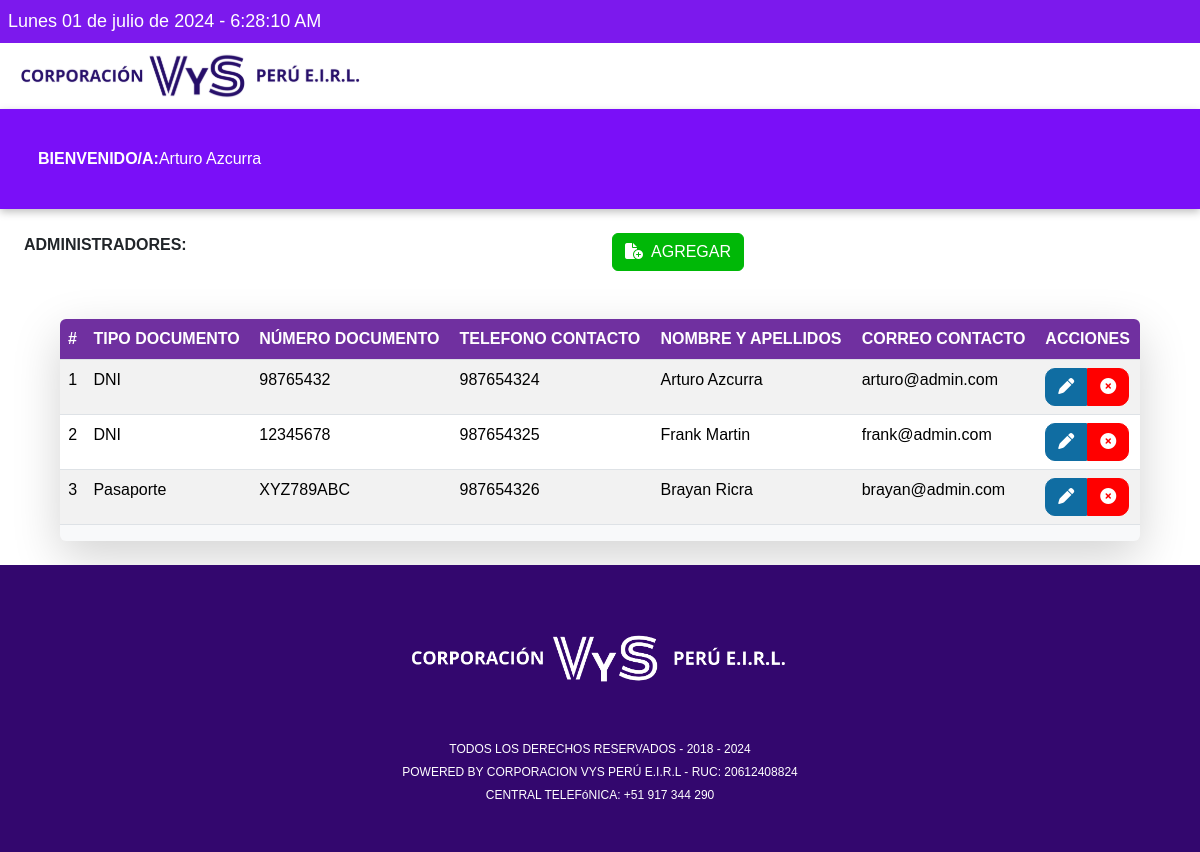
The page /admin.php (signed in) on the database as committed earlier.
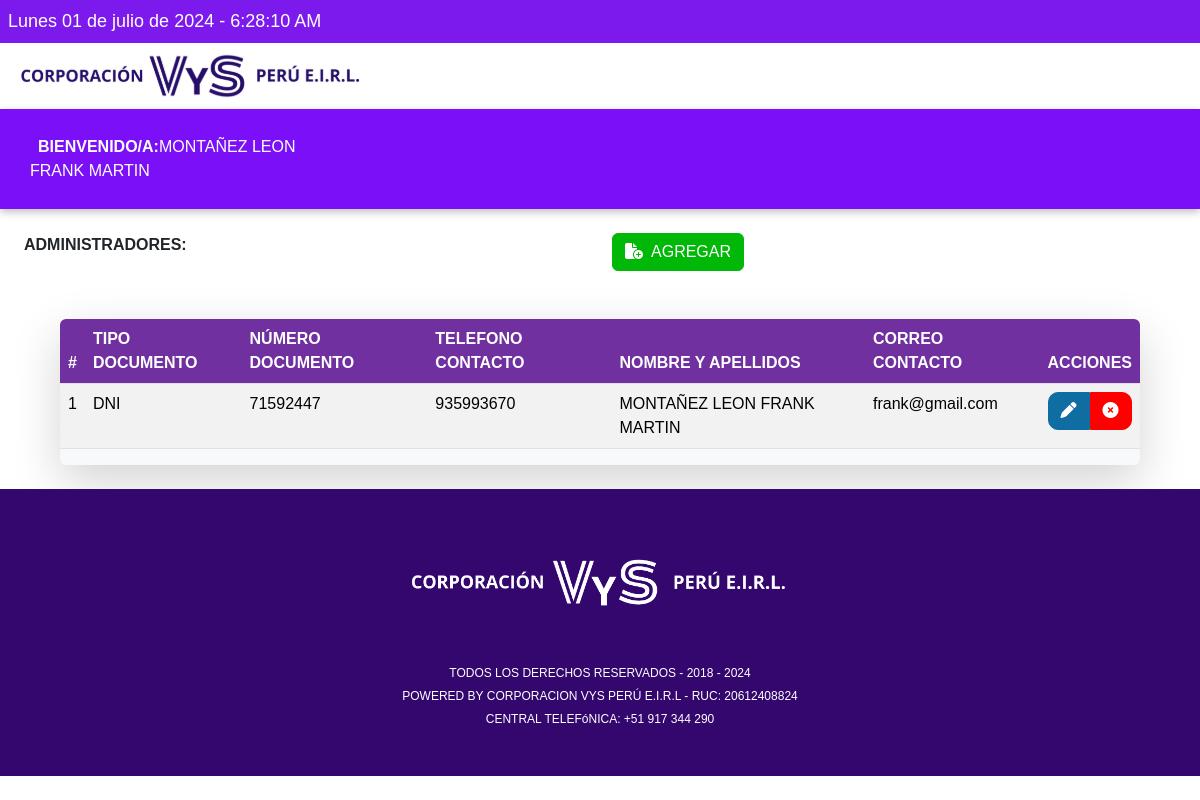
The same page on the database as committed later.
### tables this page shows
CREATE TABLE `administrador` (
  `idAdmin` int(6) NOT NULL AUTO_INCREMENT,
  `tipoDocumento` char(20) NOT NULL,
  `numDocumento` varchar(11) NOT NULL,
  `telefonoContacto` varchar(9) NOT NULL,
  `nombreApellidos` varchar(60) NOT NULL,
  `correoContacto` varchar(255) NOT NULL,
  `contrasenia` varchar(255) NOT NULL,
  PRIMARY KEY (`idAdmin`) USING BTREE,
  UNIQUE INDEX `idx_admin_numDocumento` (`numDocumento`) USING BTREE
);

### Model/AdminDAO.php (called while the page is built, shortened)
<?php
require_once("Model/Admin.php");
class AdminDAO
{
    public function list()
    {
        try {
            $con = Conexion::getConexion();
            $sql = "CALL sp_admin_list()";
            $query = $con->prepare($sql);
            $query->setFetchMode(PDO::FETCH_ASSOC);
            $query->execute();
            $adminArray = array();
            while ($row = $query->fetch()) {
                $admin = new Admin();
                $admin->idAdmin = $row["idAdmin"];
                $admin->tipoDocumento = $row["tipoDocumento"];
                $admin->numDocumento = $row["numDocumento"];
                $admin->telefonoContacto = $row["telefonoContacto"];
                $admin->nombreApellidos = $row["nombreApellidos"];
                $admin->correoContacto = $row["correoContacto"];
                $admin->contrasenia = $row["contrasenia"];
                $adminArray[] = $admin;
            }
            return $adminArray;
        } catch (PDOException $e) {
            echo $e->getMessage();
            exit;
        }
    }
}

### admin.php (the view, shortened to what this page needs)
<?php
require_once("layouts/headAdmin.php");
?>
<body>
    <?php
    require_once("Model/AdminDAO.php");
    $admin = new Admin();
    $datosProcesados = false;
    if ($_SERVER["REQUEST_METHOD"] == "POST") {
        $mensajesErrores = "";
        switch ($_POST['tipoEnvio']) {
            case 'insert':
                $admin->tipoDocumento = $_POST['tipoDocumentoInsert'];
                $admin->numDocumento = $_POST['numDocumentoInsert'];
                $admin->telefonoContacto = $_POST['telefonoContactoInsert'];
                $admin->nombreApellidos = $_POST['nombreApellidosInsert'];
                $admin->correoContacto = $_POST['correoContactoInsert'];
                $admin->contrasenia = $_POST['contraseniaInsert'];
                $mensajesErrores = $admin->validarAdmin();
                if (count($mensajesErrores) > 0) {
                    $datosProcesados = false;
                } else {
                    try {
                        $adminDAO = new AdminDAO();
                        $adminDAO->insert($admin);
                        $_SESSION['msj'] = "Se registro el administrador correctamente.";
                        $_SESSION['icon'] = "success";
                        $datosProcesados = true;
                    } catch (Exception $e) {
                        $mensajesErrores[] = $e->getMessage();
                        $datosProcesados = false;
                    }
                }
                break;
            case 'edit':
                $admin->idAdmin = $_POST['idAdminEdit'];
                $admin->tipoDocumento = $_POST['tipoDocumentoEdit'];
                $admin->numDocumento = $_POST['numDocumentoEdit'];
                $admin->telefonoContacto = $_POST['telefonoContactoEdit'];
                $admin->nombreApellidos = $_POST['nombreApellidosEdit'];
                $admin->correoContacto = $_POST['correoContactoEdit'];
                $admin->contrasenia = $_POST['contraseniaEdit'];
                $admin->forPassword = $_POST['forPassword'];
                $mensajesErrores = $admin->validarAdmin();
                if (count($mensajesErrores) > 0) {
                    $datosProcesados = false;
                } else {
                    try {
                        $adminDAO = new AdminDAO();
                        $adminDAO->edit($admin);
                        $_SESSION['msj'] = "Se edito el administrador correctamente.";
                        $_SESSION['icon'] = "success";
                        $datosProcesados = true;
                    } catch (Exception $e) {
                        $mensajesErrores[] = $e->getMessage();
                        $datosProcesados = false;
                    }
                }
                break;
            case 'delete':
                $idAdmin = $_POST['idAdminDelete'];
                try {
                    $adminDAO = new AdminDAO();
                    $adminDAO->delete($idAdmin);
                    $_SESSION['msj'] = "Se elimino el administrador correctamente.";
                    $_SESSION['icon'] = "success";
                    $datosProcesados = true;
                } catch (Exception $e) {
                    $_SESSION['msj'] = "No se puede eliminar el admin ya que esta relacionado con otras tablas.";
                    $_SESSION['icon'] = "error";
                    $datosProcesados = true;
                }
                break;
            default:
                break;
        }
        if (!empty($mensajesErrores)) {
            header("Location: admin.php");
            exit();
        }
    } else {
        try {
            $adminDAO = new AdminDAO();
            $adminArray = array();
            $adminArray = $adminDAO->list();
        } catch (Exception $e) {
            $mensajesErrores[] = $e->getMessage();
        }
    }
    ?>
    <?php
    if (!$datosProcesados) {
    ?>
        <?php
        require_once("layouts/headerAdmin.php");
        ?>
        <div class="container-fluid p-4">
            <div class="row">
                <div class="col">
                    <span><strong>ADMINISTRADORES:</strong></span>
                </div>
                <div class="col">
                    <button class="btn btn-primary clr-pa" id="add-admin" data-bs-target="#modalAgregarAdmin" data-bs-toggle="modal"><i class="fa-solid fa-file-circle-plus"></i>&nbsp; AGREGAR</button>
                </div>
            </div>
        </div>
        <div class="container-fluid container-table my-4 shadow-lg bg-body-tertiary rounded">
            <div class="row table-admin">
                <table class="table table-striped" id="adminTable">
                    <thead>
                        <tr>
                            <th>#</th>
                            <th>TIPO DOCUMENTO</th>
                            <th>NÚMERO DOCUMENTO</th>
                            <th>TELEFONO CONTACTO</th>
                            <th>NOMBRE Y APELLIDOS</th>
                            <th>CORREO CONTACTO</th>
                            <th>ACCIONES</th>
                        </tr>
                    </thead>
                    <tbody>
                        <?php foreach ($adminArray as $index => $admin) { ?>
                            <tr data-id="<?php $index + 1; ?>">
                                <td style="text-align: center;"><?php echo $index + 1; ?></td>
                                <td><?php echo $admin->tipoDocumento; ?></td>
                                <td><?php echo $admin->numDocumento; ?></td>
                                <td><?php echo $admin->telefonoContacto; ?></td>
                                <td><?php echo $admin->nombreApellidos; ?></td>
                                <td><?php echo $admin->correoContacto; ?></td>
                                <td>
                                    <button class="btn btn-primary clr-cre" id="edit-admin" data-bs-target="#modalEditarAdmin-<?php echo $admin->idAdmin; ?>" data-bs-toggle="modal" style="border-radius: 10px 0 0 10px;"><i class="fa-solid fa-pen"></i></button><button class="btn btn-primary clr-so" id="delete-admin" data-bs-target="#modalEliminarAdmin-<?php echo $admin->idAdmin; ?>" data-bs-toggle="modal" style="border-radius: 0 10px 10px 0;"><i class="fa-solid fa-circle-xmark"></i></button>
                                </td>
                            </tr>
                        <?php }; ?>
                    </tbody>
                </table>
            </div>
        </div>
        <?php
        require_once("layouts/footer.php");
        ?>
    <?php
    } else {
        header("Location: admin.php");
    }
    ?>
</body>
</html>

### layouts/headAdmin.php (shortened to what this page needs)
<!DOCTYPE html>
<html lang="en">
<head>
    <link rel="stylesheet" href="https://cdnjs.cloudflare.com/ajax/libs/font-awesome/6.2.1/css/all.min.css" />
    <link href="https://cdn.jsdelivr.net/npm/bootstrap@5.3.3/dist/css/bootstrap.min.css" rel="stylesheet">
    <link rel="stylesheet" href="https://cdn.datatables.net/2.0.8/css/dataTables.bootstrap5.css">
    <link rel="stylesheet" href="assets/css/styleAdmin.css">
    <link rel="stylesheet" href="https://cdn.jsdelivr.net/npm/bootstrap-select@1.14.0-beta3/dist/css/bootstrap-select.min.css">
</head>

### layouts/headerAdmin.php (shortened to what this page needs)
<div class="reloj p-2" id="miReloj">
    <p class="fecha"></p>
</div>
<div class="container-fluid">
    <a href="menuAdministrador.php"><img src="assets/img/logoSigra.svg" alt="logoSigra" class="img-fluid"></a>
</div>
<header>
    <div class="container-fluid">
        <div class="col-md-3" style="color: #fff; margin-right: 6%;">
            <span class="p-2"><Strong>BIENVENIDO/A:</Strong><?php echo $_SESSION['nombreApellidos']; ?></span>
        </div>
    </div>
</header>

### layouts/footer.php (shortened to what this page needs)
<footer style="background-color: #33076e; margin-top: auto; padding: 2rem 0; flex-shrink: 0;">
    <div class="container-fluid d-flex flex-column align-items-center">
        <div class="col-12 mb-3" style="max-width: 400px;">
            <img class="img-fluid" src="assets/img/MANUAL DE IDENTIDAD - V&S.png" alt="marca 1">
        </div>
        <div class="col-12 mb-3 text-footer text-center text-white">
            <p>TODOS LOS DERECHOS RESERVADOS - <span id="currentYear">2018 - 2024</span></p>
            <p>POWERED BY CORPORACION VYS PERÚ E.I.R.L - RUC: 20612408824</p>
            <p>CENTRAL TELEFóNICA: +51 917 344 290</p>
        </div>
    </div>
</footer>

### assets/css/styleAdmin.css (style rules this page uses)
* { margin: 0; padding: 0; box-sizing: border-box; list-style: none; text-decoration: none; }
body { font-family: 'Poppins', sans-serif; overflow-x: hidden; }
a { text-decoration: none; color: currentColor; }
header { width: 100vw; height: 100px; background-color: #7a0ff8; box-shadow: 0px 3px 8px rgba(0, 0, 0, 25%); display: flex; align-items: center; }
header .container-fluid { width: 100%; padding: 0 30px; display: flex; align-items: center; justify-content: space-between; }
p { margin: 0; padding: 0; }
.reloj { color: #ffffff; background: #7c19ed; text-align: left; padding: 20px 20px; }
.fecha { font-size: 18px; }
.text-footer p { color: #ffffff; font-family: 'Franklin Gothic Medium', 'Arial Narrow', Arial, sans-serif; font-size: 12px; margin-top: 5px; }
.container-table { width: 90%; max-height: 600px; overflow: auto; }
.table-admin { border: #7030a0; }
.table-admin tr th { background-color: #7030a0 !important; color: #fff; }
.clr-cre, .clr-cre:hover, .clr-cre:active { background-color: #106da2; border-color: #106da2; }
.clr-pa, .clr-pa:hover, .clr-pa:active { background-color: #00b807; border-color: #00b807; }
.clr-so, .clr-so:hover, .clr-so:active { background-color: #ff0000; border-color: #ff0000; }

Rows that differ between the two databases and show on the page:
removed administrador: tipoDocumento "DNI", numDocumento "12345678", telefonoContacto "987654325", nombreApellidos "Frank Martin", correoContacto "frank@admin.com"
removed administrador: tipoDocumento "Pasaporte", numDocumento "XYZ789ABC", telefonoContacto "987654326", nombreApellidos "Brayan Ricra", correoContacto "brayan@admin.com"
changed administrador "DNI": numDocumento "98765432" → "71592447"; telefonoContacto "987654324" → "935993670"; nombreApellidos "Arturo Azcurra" → "MONTAÑEZ LEON FRANK MARTIN"; correoContacto "arturo@admin.com" → "frank@gmail.com"
Other text that changed with them:
$_SESSION['nombreApellidos']: "Arturo Azcurra" → "MONTAÑEZ LEON FRANK MARTIN"
